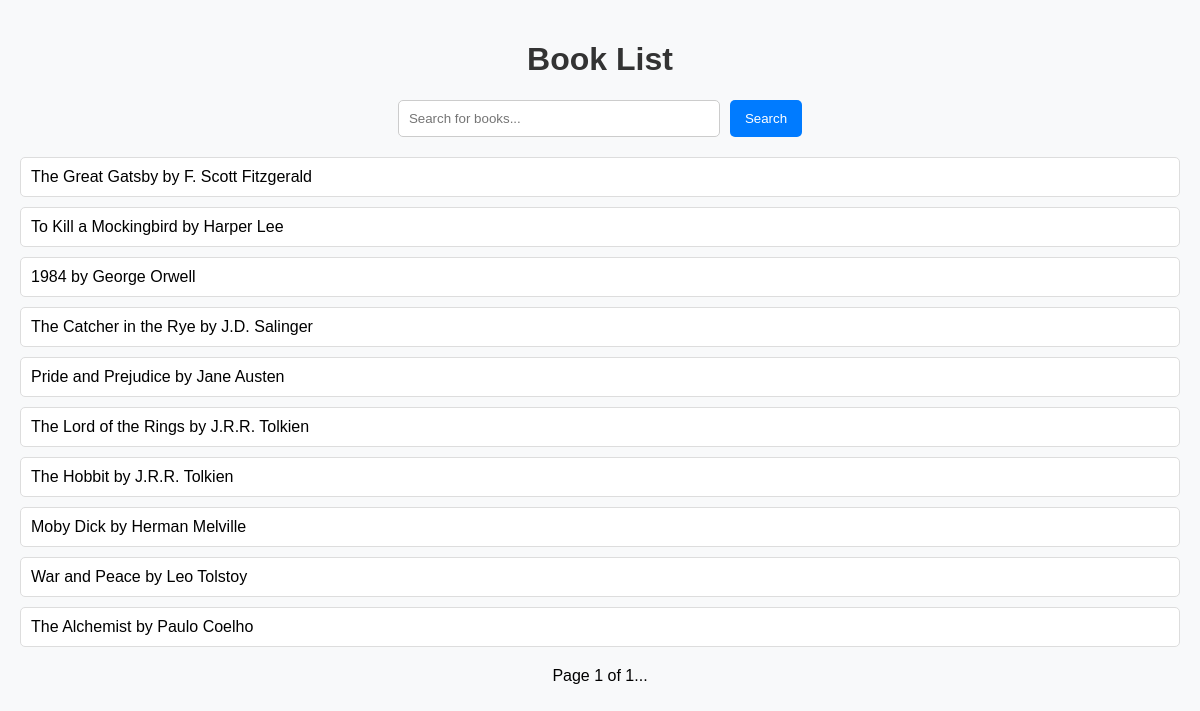
The page /books/ on the database its author committed.
### myapp/models.py (models this page shows, shortened)
class Book(models.Model):
    title = models.CharField(max_length=200)
    author = models.CharField(max_length=100)

### myapp/views.py (the view)
# urls.py: path('books/', book_list, name='book_list'),
def book_list(request):
    query = request.GET.get('search', '')
    books = Book.objects.filter(title__icontains=query)  # Search filter
    paginator = Paginator(books, 10)  # Show 10 books per page
    page_number = request.GET.get('page')
    page_obj = paginator.get_page(page_number)
    return render(request, 'myapp/book_list.html', {'page_obj': page_obj, 'query': query})

### myapp/templates/myapp/book_list.html (shortened to what this page needs)
<!DOCTYPE html>
<html lang="en">
<head>
    {% load static %}
    <link rel="stylesheet" href="{% static 'myapp/styles.css' %}">
</head>
<body>
    <h1>Book List</h1>
    <form method="GET">
        <input type="text" name="search" value="{{ query }}" placeholder="Search for books...">
        <button type="submit">Search</button>
    </form>
    <ul>
        {% for book in page_obj %}
            <li>{{ book.title }} by {{ book.author }}</li>
        {% empty %}
            <li>No books found.</li>
        {% endfor %}
    </ul>
    <div class="pagination">
        <span>Page {{ page_obj.number }} of {{ page_obj.paginator.num_pages }}</span>
        <div>
            <span>...</span>
        </div>
    </div>
</body>
</html>

### myapp/static/myapp/styles.css (style rules this page uses)
body { font-family: Arial, sans-serif; background-color: #f8f9fa; margin: 0; padding: 20px; }
h1 { color: #333; text-align: center; }
form { display: flex; justify-content: center; margin-bottom: 20px; }
input[type="text"] { padding: 10px; border: 1px solid #ccc; border-radius: 5px; width: 300px; }
button { padding: 10px 15px; background-color: #007bff; color: white; border: none; border-radius: 5px; cursor: pointer; margin-left: 10px; }
ul { list-style-type: none; padding: 0; }
li { background-color: white; border: 1px solid #ddd; border-radius: 5px; padding: 10px; margin-bottom: 10px; }
.pagination { display: flex; justify-content: center; margin-top: 20px; }

### rows shown on the page
Book: title "The Great Gatsby", author "F. Scott Fitzgerald"
Book: title "To Kill a Mockingbird", author "Harper Lee"
Book: title "1984", author "George Orwell"
Book: title "The Catcher in the Rye", author "J.D. Salinger"
Book: title "Pride and Prejudice", author "Jane Austen"
Book: title "The Lord of the Rings", author "J.R.R. Tolkien"
Book: title "The Hobbit", author "J.R.R. Tolkien"
Book: title "Moby Dick", author "Herman Melville"
Book: title "War and Peace", author "Leo Tolstoy"
Book: title "The Alchemist", author "Paulo Coelho"

### other values the page prints
{{ page_obj.number }} "1"
{{ page_obj.paginator.num_pages }} "1"
